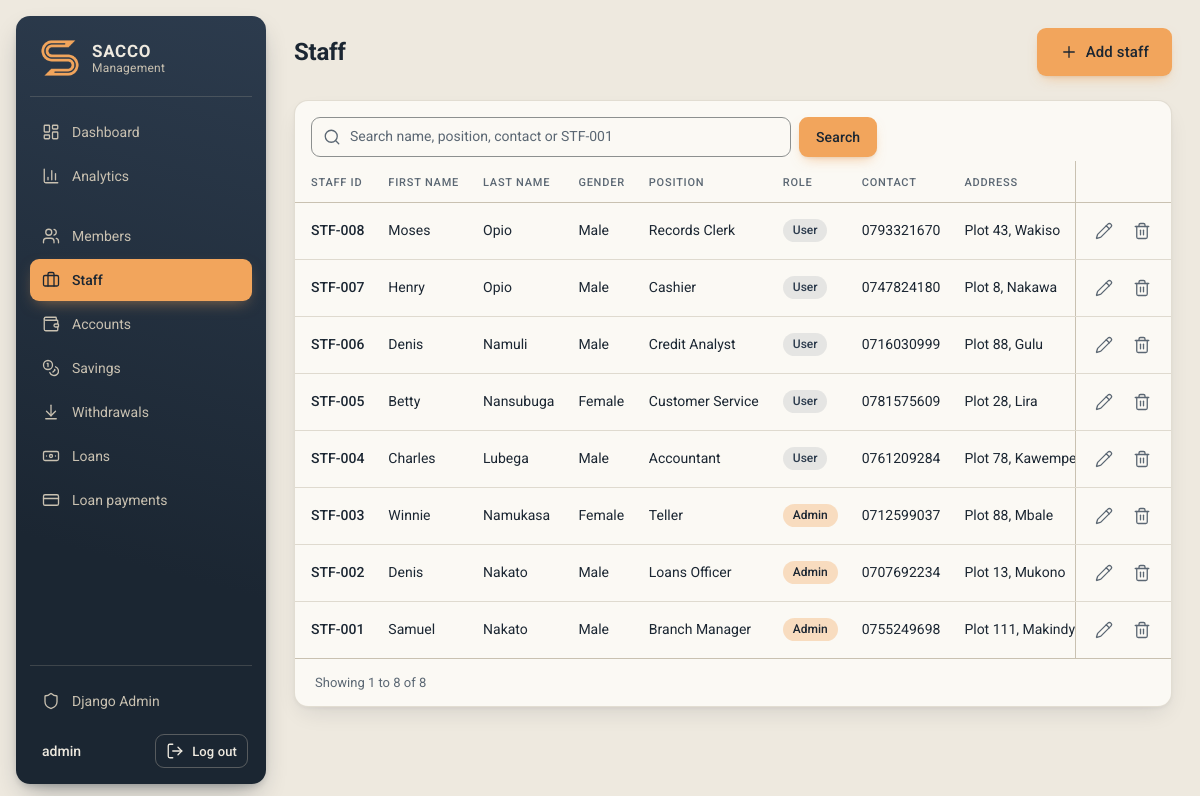
Before: /staff/ (signed in) with the older database file.
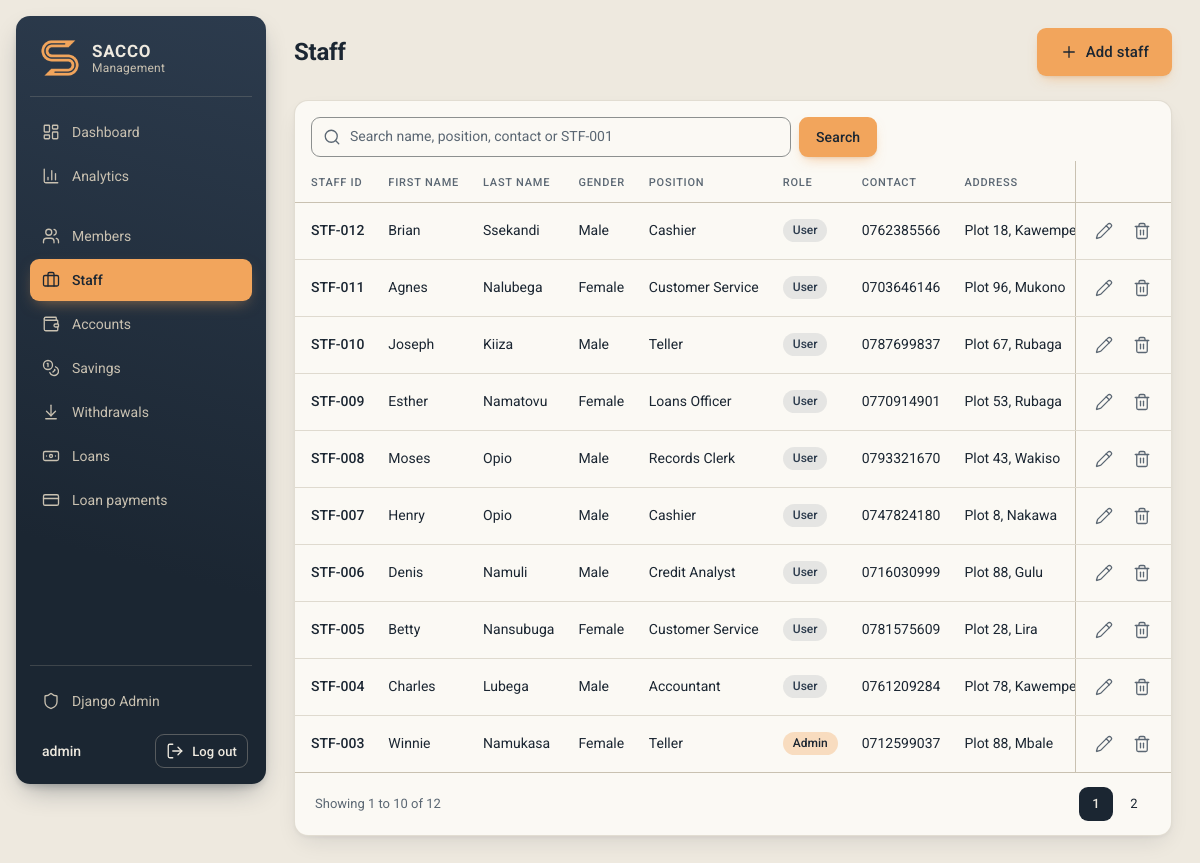
After: the same page with the newer database file.
### staff/models.py (models this page shows, shortened)
class Staff(CodedModel):
    code_prefix = "STF"
    GENDER_CHOICES = [("M", "Male"), ("F", "Female")]
    ROLE_CHOICES = [("Admin", "Admin"), ("User", "User")]
    first_name = models.CharField(max_length=100)
    last_name = models.CharField(max_length=100)
    gender = models.CharField(max_length=1, choices=GENDER_CHOICES)
    position = models.CharField(max_length=100)
    role = models.CharField(max_length=10, choices=ROLE_CHOICES)
    contact = models.CharField(max_length=20)
    address = models.CharField(max_length=255)
    class Meta:
        verbose_name_plural = "staff"

### staff/views.py (the view, shortened to what this page needs)
# urls.py: path("staff/", views.staff_list, name="staff_list"),
@login_required
def staff_list(request):
    staff = Staff.objects.order_by("-id")
    q = request.GET.get("q", "").strip()
    page_obj = Paginator(staff, 10).get_page(request.GET.get("page"))
    context = {
        "object_list": page_obj.object_list,
        "page_obj": page_obj,
        "q": q,
        "search_hint": "Search name, position, contact or STF-001",
        "page_title": "Staff",
        "add_label": "Add staff",
        "add_url": reverse("staff_add"),
    }
    return render(request, "staff/staff_list.html", context)

### core/models.py (called while the page is built)
    @property
    def code(self):
        return f"{self.code_prefix}-{self.pk:03d}"

### templates/staff/staff_list.html (shortened to what this page needs)
{% extends "base.html" %}
{% block page_title %}{{ page_title }}{% endblock %}
{% block actions %}
  <button type="button" class="btn btn-primary btn-lg" data-modal-url="{{ add_url }}"><i data-lucide="plus" aria-hidden="true"></i>{{ add_label }}</button>
{% endblock %}
{% block content %}
  <section class="card">
    {% include "partials/_search.html" %}
    <div class="table-wrap">
      <table class="table">
        <thead>
          <tr>
            <th scope="col">Staff ID</th>
            <th scope="col">First name</th>
            <th scope="col">Last name</th>
            <th scope="col">Gender</th>
            <th scope="col">Position</th>
            <th scope="col">Role</th>
            <th scope="col">Contact</th>
            <th scope="col">Address</th>
            <th scope="col" class="col-actions" aria-label="Actions"></th>
          </tr>
        </thead>
        <tbody>
          {% for staff in object_list %}
            <tr>
              <td class="code">{{ staff.code }}</td>
              <td>{{ staff.first_name }}</td>
              <td>{{ staff.last_name }}</td>
              <td>{{ staff.get_gender_display }}</td>
              <td>{{ staff.position }}</td>
              <td><span class="tag{% if staff.role == 'Admin' %} tag-accent{% endif %}">{{ staff.role }}</span></td>
              <td>{{ staff.contact }}</td>
              <td>{{ staff.address }}</td>
              <td class="col-actions">{% url 'staff_edit' staff.pk as edit_url %}{% url 'staff_delete' staff.pk as delete_url %}{% include "partials/_row_actions.html" %}</td>
            </tr>
          {% empty %}
            <tr><td class="table-empty" colspan="9">{% if q %}No staff match "{{ q }}".{% else %}No staff yet.{% endif %}</td></tr>
          {% endfor %}
        </tbody>
      </table>
    </div>
    {% include "partials/_pagination.html" with page_obj=page_obj %}
  </section>
{% endblock %}

### templates/base.html (shortened to what this page needs)
{% load static %}<!doctype html>
<html lang="en">
  <head>
    <link rel="stylesheet" href="{% static 'css/app.css' %}">
  </head>
  <body{% block body_attrs %}{% endblock %}>
    {% block shell %}
    <div class="shell">
      {% include "partials/_sidebar.html" %}
      <main class="main">
        <header class="topbar">
          <h1 class="page-title">{% block page_title %}{% endblock %}</h1>
          <div class="actions">{% block actions %}{% endblock %}</div>
        </header>
        {% block content %}{% endblock %}
      </main>
    </div>
    {% endblock %}
  </body>
</html>

### templates/partials/_sidebar.html (shortened to what this page needs)
{% load static %}<aside class="sidebar">
  <a class="brand" href="/">
    <img class="brand-logo" src="{% static 'img/logo.png' %}" alt="" width="40" height="40">
    <span class="brand-text">SACCO<small>Management</small></span>
  </a>
  <nav class="nav" aria-label="Main">
    <a class="nav-link" href="/"{% if request.path == "/" %} aria-current="page"{% endif %}>
      <i data-lucide="layout-dashboard" aria-hidden="true"></i>Dashboard
    </a>
    <a class="nav-link" href="/analytics/"{% if request.path == "/analytics/" %} aria-current="page"{% endif %}>
      <i data-lucide="chart-column" aria-hidden="true"></i>Analytics
    </a>
    <ul class="nav-list">
      <li><a class="nav-link" href="/members/"{% if "/members/" in request.path %} aria-current="page"{% endif %}><i data-lucide="users" aria-hidden="true"></i>Members</a></li>
      <li><a class="nav-link" href="/staff/"{% if "/staff/" in request.path %} aria-current="page"{% endif %}><i data-lucide="briefcase" aria-hidden="true"></i>Staff</a></li>
      <li><a class="nav-link" href="/accounts/"{% if "/accounts/" in request.path %} aria-current="page"{% endif %}><i data-lucide="wallet" aria-hidden="true"></i>Accounts</a></li>
      <li><a class="nav-link" href="/savings/"{% if "/savings/" in request.path %} aria-current="page"{% endif %}><i data-lucide="coins" aria-hidden="true"></i>Savings</a></li>
      <li><a class="nav-link" href="/withdrawals/"{% if "/withdrawals/" in request.path %} aria-current="page"{% endif %}><i data-lucide="arrow-down-to-line" aria-hidden="true"></i>Withdrawals</a></li>
      <li><a class="nav-link" href="/loans/"{% if "/loans/" in request.path %} aria-current="page"{% endif %}><i data-lucide="banknote" aria-hidden="true"></i>Loans</a></li>
      <li><a class="nav-link" href="/loan-payments/"{% if "/loan-payments/" in request.path %} aria-current="page"{% endif %}><i data-lucide="credit-card" aria-hidden="true"></i>Loan payments</a></li>
    </ul>
    {% if user.is_staff %}
    <div class="nav-bottom">
      <a class="nav-link" href="/admin/"><i data-lucide="shield" aria-hidden="true"></i>Django Admin</a>
    </div>
    {% endif %}
  </nav>
  <div class="user">
    <span class="user-name" title="{{ user.get_username }}">{{ user.get_username }}</span>
    <form method="post" action="/logout/">
      <button type="submit" class="btn btn-sidebar"><i data-lucide="log-out" aria-hidden="true"></i>Log out</button>
    </form>
  </div>
</aside>

### templates/partials/_search.html (shortened to what this page needs)
<form class="search" method="get" role="search">
  <div class="search-box">
    <input id="search-q" type="search" name="q" value="{{ q }}" placeholder="{{ search_hint }}" autocomplete="off">
  </div>
  <button type="submit" class="btn btn-primary">Search</button>
</form>

### templates/partials/_row_actions.html
<div class="row-actions">
  <button type="button" class="icon-btn" data-modal-url="{{ edit_url }}" aria-label="Edit"><i data-lucide="pencil" aria-hidden="true"></i></button>
  <button type="button" class="icon-btn icon-btn-danger" data-modal-url="{{ delete_url }}" aria-label="Delete"><i data-lucide="trash-2" aria-hidden="true"></i></button>
</div>

### templates/partials/_pagination.html
<nav class="pagination" aria-label="Pages">
  <p class="pagination-summary">
    {% if page_obj.paginator.count %}Showing {{ page_obj.start_index }} to {{ page_obj.end_index }} of {{ page_obj.paginator.count }}{% else %}Showing 0 of 0{% endif %}
  </p>
  {% if page_obj.has_other_pages %}
    <ul class="pager">
      {% for number in page_obj.paginator.page_range %}
        <li><a class="page-link" href="{% querystring page=number %}"{% if number == page_obj.number %} aria-current="page"{% endif %}>{{ number }}</a></li>
      {% endfor %}
    </ul>
  {% endif %}
</nav>

Changed rows visible on the page:
no longer on this page (row unchanged): Staff: code "STF-002", first_name "Denis", last_name "Nakato", gender "Male", position "Loans Officer", role "Admin", contact "0707692234", address "Plot 13, Mukono"
no longer on this page (row unchanged): Staff: code "STF-001", first_name "Samuel", last_name "Nakato", gender "Male", position "Branch Manager", role "Admin", contact "0755249698", address "Plot 111, Makindye"
added Staff: code "STF-012", first_name "Brian", last_name "Ssekandi", gender "Male", position "Cashier", role "User", contact "0762385566", address "Plot 18, Kawempe"
added Staff: code "STF-011", first_name "Agnes", last_name "Nalubega", gender "Female", position "Customer Service", role "User", contact "0703646146", address "Plot 96, Mukono"
added Staff: code "STF-010", first_name "Joseph", last_name "Kiiza", gender "Male", position "Teller", role "User", contact "0787699837", address "Plot 67, Rubaga"
added Staff: code "STF-009", first_name "Esther", last_name "Namatovu", gender "Female", position "Loans Officer", role "User", contact "0770914901", address "Plot 53, Rubaga"
Other visible differences:
{{ page_obj.end_index }}: "8" → "10"
{{ page_obj.paginator.count }}: "8" → "12"
new list line: "1"
new list line: "2"
